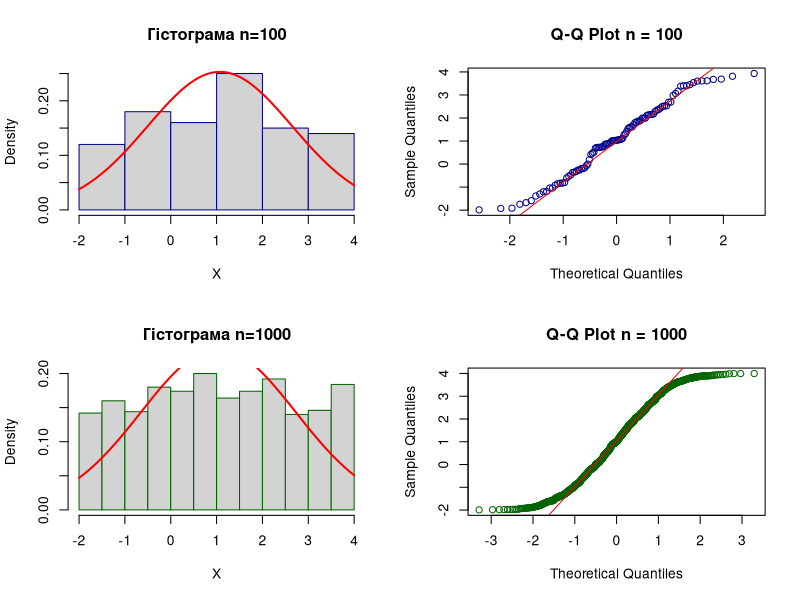

Recreate this plot in R.
## ---- chunk 1
set.seed(252157)
a <- -2
b <- 4
n_small <- 100
n_large <- 1000

data_small <- runif(n_small, min = a, max = b)
data_large <- runif(n_large, min = a, max = b)

df_analysis <- data.frame(
  x50 = c(data_small, rep(NA, n_large - n_small)), 
  x1000 = data_large
)

calc_shape_metrics <- function(x) {
  x <- x[!is.na(x)]
  n <- length(x)
  m <- mean(x)
  s <- sd(x)
  skew <- (n * sum((x - m)^3)) / ((n - 1) * (n - 2) * s^3)
  kurt <- (n * (n + 1) * sum((x - m)^4)) / ((n - 1) * (n - 2) * (n - 3) * s^4) - (3 * (n - 1)^2) / ((n - 2) * (n - 3))
  z1 <- skew / sqrt(6 / n)
  z2 <- kurt / sqrt(24 / n)
  return(c(skew = skew, z1 = z1, kurt = kurt, z2 = z2))
}

PrintSampleCharacteristics <- function(x, name = "Вибірка") {
  x <- x[!is.na(x)]
  metrics <- calc_shape_metrics(x)
  cat("====================================================\n")
  cat(" СТАТИСТИЧНІ ХАРАКТЕРИСТИКИ ДЛЯ:", name, "\n")
  cat("====================================================\n")
  cat(sprintf("Обсяг вибірки (n): %d\n", length(x)))
  cat(sprintf("Мат. сподівання (mean): %.4f\n", mean(x)))
  cat(sprintf("СКВ (sd): %.4f\n", sd(x)))
  cat(sprintf("Асиметрія: %.4f (z1 = %.4f)\n", metrics["skew"], metrics["z1"]))
  cat(sprintf("Ексцес: %.4f (z2 = %.4f)\n", metrics["kurt"], metrics["z2"]))
  cat("====================================================\n\n")
}

PrintSampleCharacteristics(df_analysis$x50, "Вибірка n = 100")
PrintSampleCharacteristics(df_analysis$x1000, "Вибірка n = 1000")

op <- par(mfrow = c(2, 2))
x_val1 <- df_analysis$x50[!is.na(df_analysis$x50)]
x_val2 <- df_analysis$x1000

hist(x_val1, freq = FALSE, main = "Гістограма n=100", xlab = "X", col = "lightgrey", border = "darkblue")
curve(dnorm(x, mean = mean(x_val1), sd = sd(x_val1)), col = "red", lwd = 2, add = TRUE)
qqnorm(x_val1, main = "Q-Q Plot n = 100", col = "darkblue"); qqline(x_val1, col = "red")

hist(x_val2, freq = FALSE, main = "Гістограма n=1000", xlab = "X", col = "lightgrey", border = "darkgreen")
curve(dnorm(x, mean = mean(x_val2), sd = sd(x_val2)), col = "red", lwd = 2, add = TRUE)
qqnorm(x_val2, main = "Q-Q Plot n = 1000", col = "darkgreen"); qqline(x_val2, col = "red")
par(op)

shapiro_n100 <- shapiro.test(x_val1)
shapiro_n1000 <- shapiro.test(x_val2)
ks_n100 <- ks.test(x_val1, "pnorm", mean = mean(x_val1), sd = sd(x_val1))
ks_n1000 <- ks.test(x_val2, "pnorm", mean = mean(x_val2), sd = sd(x_val2))

hypothesis_table <- data.frame(
  Критерій = c("Шапіро-Вілка", "Колмогорова-Смирнова"),
  p_value_n_100 = c(shapiro_n100$p.value, ks_n100$p.value),
  p_value_n_1000 = c(shapiro_n1000$p.value, ks_n1000$p.value)
)
knitr::kable(hypothesis_table, digits = 10, caption = "Результати обчислення p-value")
